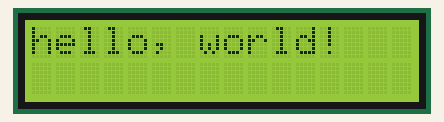
The sketch below on a simulated Arduino Uno, built with avr-gcc and run on an emulated ATmega328P. Shown: 16×2 character LCD.

Above: at 0.1 s.
At 1.1 s:
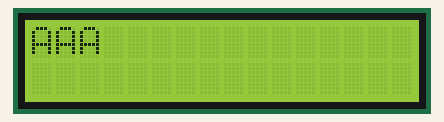
At 2.1 s:
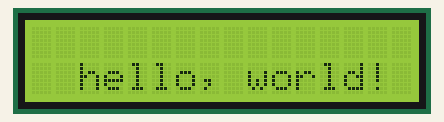
At 5.1 s:
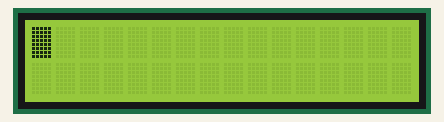
At 35.2 s:
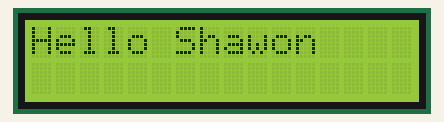

Measured:
- what the display in image 1 shows lasts 0.5 s, from 1.1 s to 1.6 s

The sketch:

4_code.ino
```cpp
#include <LiquidCrystal.h>
LiquidCrystal lcd(12, 11, 5, 4, 3, 2);
void setup() {
 lcd.begin(16, 2);
}
void loop(){
 lcd.print("hello, world!");
 delay(500);
 lcd.clear();
 delay(500);
 lcd.home();
 lcd.print("AAA");
 delay(500);
 lcd.clear();
 delay(500);
 lcd.setCursor(2, 1);
 lcd.print("hello, world!");
 delay(500);
 lcd.clear();
 delay(500);
 lcd.write("Hello Shawon");
 delay(500);
 lcd.setCursor(12, 1);
 lcd.cursor();
 delay(500);
 lcd.noCursor();
 delay(500);
 lcd.clear();
 delay(500);
 lcd.blink();
 delay(500);
 lcd.noBlink();
 delay(500);
 lcd.write("Hello Shawon");
 delay(500);
 lcd.display();
 delay(500);
 lcd.noDisplay();
 delay(500);
 lcd.scrollDisplayLeft();
 delay(1000);
 lcd.scrollDisplayRight();
 delay(1000);
}
```
